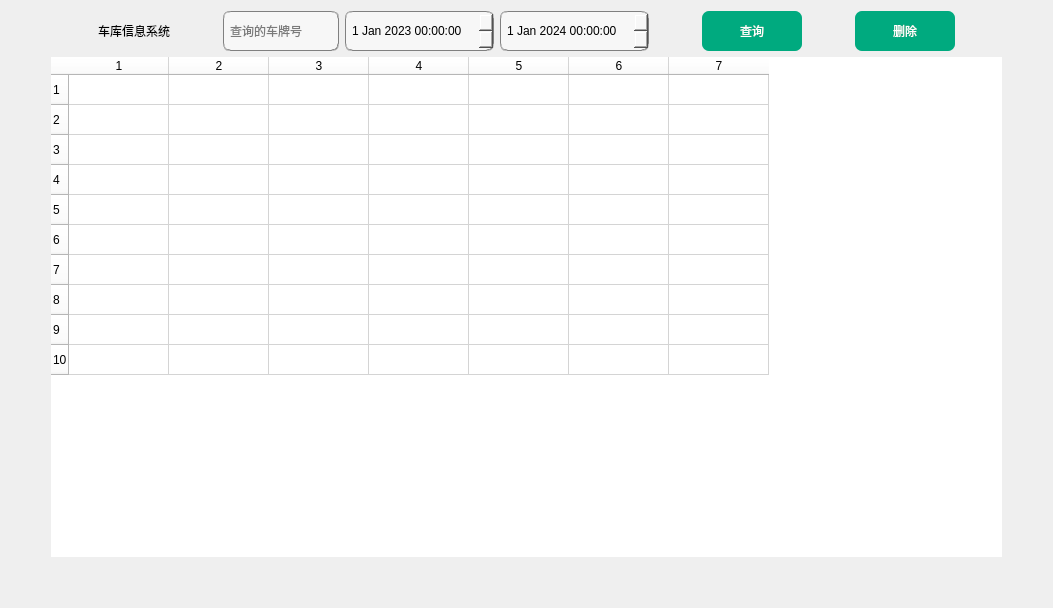
     <widget class="QWidget" name="message">
      <layout class="QGridLayout" name="gridLayout_2">
       <item row="1" column="2">
        <spacer name="horizontalSpacer_9">
         <property name="orientation">
          <enum>Qt::Horizontal</enum>
         </property>
         <property name="sizeHint" stdset="0">
          <size>
           <width>40</width>
           <height>20</height>
          </size>
         </property>
        </spacer>
       </item>
       <item row="1" column="0">
        <spacer name="horizontalSpacer_3">
         <property name="orientation">
          <enum>Qt::Horizontal</enum>
         </property>
         <property name="sizeHint" stdset="0">
          <size>
           <width>40</width>
           <height>20</height>
          </size>
         </property>
        </spacer>
       </item>
       <item row="0" column="1">
        <layout class="QHBoxLayout" name="horizontalLayout_6">
         <item>
          <spacer name="horizontalSpacer_4">
           <property name="orientation">
            <enum>Qt::Horizontal</enum>
           </property>
           <property name="sizeHint" stdset="0">
            <size>
             <width>40</width>
             <height>20</height>
            </size>
           </property>
          </spacer>
         </item>
         <item>
          <widget class="QLabel" name="labelCar">
           <property name="styleSheet">
            <string notr="true">font: 17pt &quot;华文隶书&quot;;</string>
           </property>
           <property name="text">
            <string>车库信息系统</string>
           </property>
          </widget>
         </item>
         <item>
          <spacer name="horizontalSpacer_5">
           <property name="orientation">
            <enum>Qt::Horizontal</enum>
           </property>
           <property name="sizeHint" stdset="0">
            <size>
             <width>40</width>
             <height>20</height>
            </size>
           </property>
          </spacer>
         </item>
         <item>
          <widget class="QLineEdit" name="find_lineEdit">
           <property name="sizePolicy">
            <sizepolicy hsizetype="Fixed" vsizetype="Fixed">
             <horstretch>0</horstretch>
             <verstretch>0</verstretch>
            </sizepolicy>
           </property>
           <property name="minimumSize">
            <size>
             <width>100</width>
             <height>40</height>
            </size>
           </property>
           <property name="styleSheet">
            <string notr="true">background-color: rgb(247, 247, 247);
border:1px groove gray;
border-radius:7px;
padding:2px 4px;
font: 10pt &quot;华文隶书&quot;;</string>
           </property>
           <property name="inputMask">
            <string/>
           </property>
           <property name="placeholderText">
            <string>查询的车牌号</string>
           </property>
          </widget>
         </item>
         <item>
          <widget class="QDateTimeEdit" name="begin_dateTimeEdit">
           <property name="minimumSize">
            <size>
             <width>0</width>
             <height>40</height>
            </size>
           </property>
           <property name="styleSheet">
            <string notr="true">background-color: rgb(247, 247, 247);
border:1px groove gray;
border-radius:7px;
padding:2px 4px;
font: 10pt &quot;华文隶书&quot;;</string>
           </property>
           <property name="dateTime">
            <datetime>
             <hour>0</hour>
             <minute>0</minute>
             <second>0</second>
             <year>2023</year>
             <month>1</month>
             <day>1</day>
            </datetime>
           </property>
           <property name="date">
            <date>
             <year>2023</year>
             <month>1</month>
             <day>1</day>
            </date>
           </property>
          </widget>
         </item>
         <item>
          <widget class="QDateTimeEdit" name="end_dateTimeEdit">
           <property name="minimumSize">
            <size>
             <width>0</width>
             <height>40</height>
            </size>
           </property>
           <property name="styleSheet">
            <string notr="true">background-color: rgb(247, 247, 247);
border:1px groove gray;
border-radius:7px;
padding:2px 4px;
font: 10pt &quot;华文隶书&quot;;</string>
           </property>
           <property name="dateTime">
            <datetime>
             <hour>0</hour>
             <minute>0</minute>
             <second>0</second>
             <year>2024</year>
             <month>1</month>
             <day>1</day>
            </datetime>
           </property>
          </widget>
         </item>
         <item>
          <spacer name="horizontalSpacer_6">
           <property name="orientation">
            <enum>Qt::Horizontal</enum>
           </property>
           <property name="sizeHint" stdset="0">
            <size>
             <width>40</width>
             <height>20</height>
            </size>
           </property>
          </spacer>
         </item>
         <item>
          <widget class="QPushButton" name="Carcheck">
           <property name="minimumSize">
            <size>
             <width>100</width>
             <height>40</height>
            </size>
           </property>
           <property name="styleSheet">
            <string notr="true">background-color: rgb(0, 170, 127);
color: rgb(255, 255, 255);
font: 25 9pt &quot;Bahnschrift Light&quot;;
font: 10pt &quot;华文隶书&quot;;
border-radius:7px;</string>
           </property>
           <property name="text">
            <string>查询</string>
           </property>
          </widget>
         </item>
         <item>
          <spacer name="horizontalSpacer_8">
           <property name="orientation">
            <enum>Qt::Horizontal</enum>
           </property>
           <property name="sizeHint" stdset="0">
            <size>
             <width>40</width>
             <height>20</height>
            </size>
           </property>
          </spacer>
         </item>
         <item>
          <widget class="QPushButton" name="Car_delete">
           <property name="minimumSize">
            <size>
             <width>100</width>
             <height>40</height>
            </size>
           </property>
           <property name="toolTip">
            <string>鼠标选中车牌后点击即可删除</string>
           </property>
           <property name="toolTipDuration">
            <number>-3</number>
           </property>
           <property name="styleSheet">
            <string notr="true">background-color: rgb(0, 170, 127);
color: rgb(255, 255, 255);
font: 25 9pt &quot;Bahnschrift Light&quot;;
font: 10pt &quot;华文隶书&quot;;
border-radius:7px;</string>
           </property>
           <property name="text">
            <string>删除</string>
           </property>
          </widget>
         </item>
         <item>
          <spacer name="horizontalSpacer_7">
           <property name="orientation">
            <enum>Qt::Horizontal</enum>
           </property>
           <property name="sizeHint" stdset="0">
            <size>
             <width>40</width>
             <height>20</height>
            </size>
           </property>
          </spacer>
         </item>
        </layout>
       </item>
       <item row="1" column="1">
        <widget class="QTableWidget" name="tableCar">
         <property name="sizePolicy">
          <sizepolicy hsizetype="Preferred" vsizetype="Preferred">
           <horstretch>0</horstretch>
           <verstretch>0</verstretch>
          </sizepolicy>
         </property>
         <property name="minimumSize">
          <size>
           <width>951</width>
           <height>500</height>
          </size>
         </property>
         <property name="styleSheet">
          <string notr="true">background-color: rgb(255, 255, 255);
border: none;</string>
         </property>
         <property name="editTriggers">
          <set>QAbstractItemView::NoEditTriggers</set>
         </property>
         <property name="rowCount">
          <number>10</number>
         </property>
         <property name="columnCount">
          <number>7</number>
         </property>
         <row/>
         <row/>
         <row/>
         <row/>
         <row/>
         <row/>
         <row/>
         <row/>
         <row/>
         <row/>
         <column/>
         <column/>
         <column/>
         <column/>
         <column/>
         <column/>
         <column/>
        </widget>
       </item>
       <item row="2" column="1">
        <spacer name="verticalSpacer_12">
         <property name="orientation">
          <enum>Qt::Vertical</enum>
         </property>
         <property name="sizeHint" stdset="0">
          <size>
           <width>20</width>
           <height>40</height>
          </size>
         </property>
        </spacer>
       </item>
      </layout>
     </widget>
